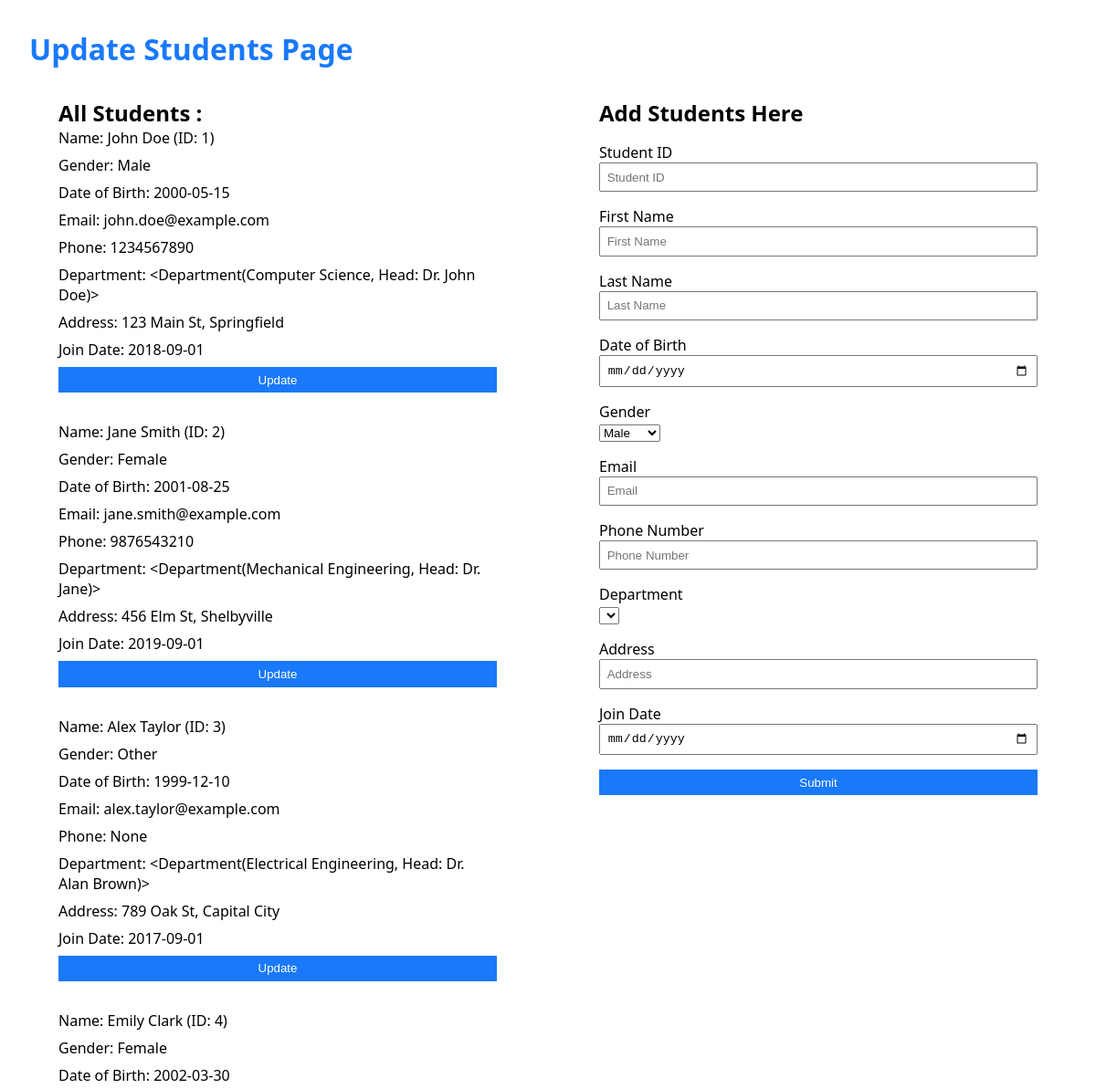
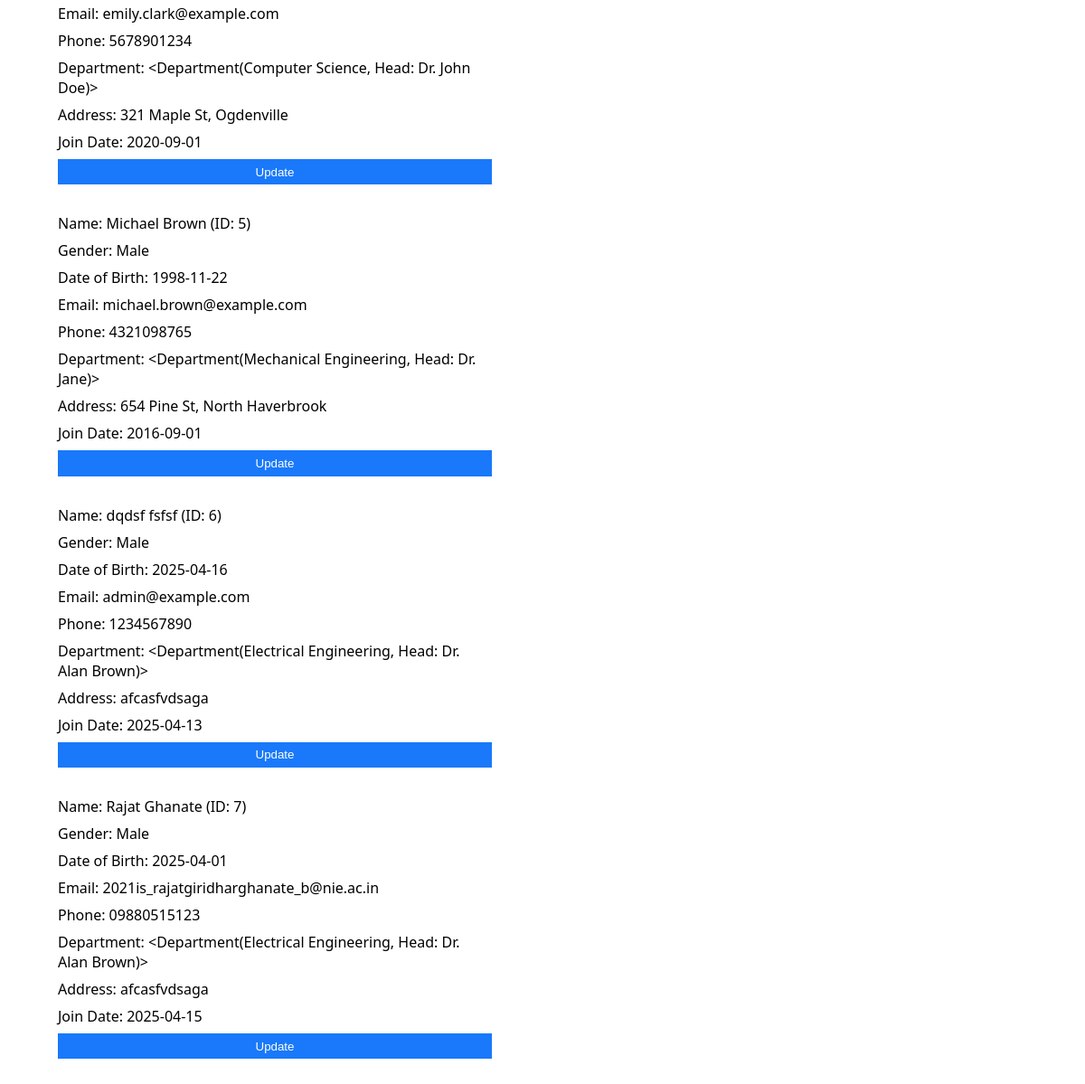
The page /students/ on the database its author committed (2 pictures, top to bottom).
### flask_server/university/models.py (models this page shows, shortened)
class Student(db.Model):
    __tablename__ = 'students'
    student_id = db.Column(db.Integer, primary_key=True, autoincrement=True)
    first_name = db.Column(db.String(123), nullable=False)
    last_name = db.Column(db.String(123), nullable=False)
    dob = db.Column(db.Date, nullable=False)
    gender = db.Column(
        db.String(6),
        db.CheckConstraint("gender IN ('Male', 'Female', 'Other')"),
        nullable=False,
    )
    email = db.Column(db.String(255), unique=True, nullable=False)
    phone_number = db.Column(db.String(15), nullable=True)
    department_id = db.Column(db.Integer, db.ForeignKey('departments.department_id'), nullable=False)
    address = db.Column(db.String(255), nullable=True)
    join_date = db.Column(db.Date, nullable=False, default=datetime.utcnow)
    department = relationship('Department', back_populates='students')

class Department(db.Model):
    __tablename__ = 'departments'
    department_id = db.Column(db.Integer, primary_key=True, autoincrement=True)
    department_name = db.Column(db.String(255), unique=True, nullable=False)
    head_of_department = db.Column(db.String(255), nullable=False)
    password = db.Column(db.String(255), nullable=True)  # <-- New column added
    students = relationship('Student', back_populates='department', lazy='dynamic')
    faculty = relationship('Faculty', back_populates='department', lazy='dynamic')
    courses = relationship('Course', back_populates='department', lazy='dynamic')
    def __repr__(self):
        return f"<Department({self.department_name}, Head: {self.head_of_department})>"

### flask_server/university/routes.py (the view, shortened to what this page needs)
@app.route("/students/", methods=['POST', 'GET'])
def students():
    students = Student.query.all()
    return render_template('dashboards/students.html', students=students)

### flask_server/templates/dashboards/students.html (shortened to what this page needs)
<!DOCTYPE html>
<html lang="en">
  <head>
  </head>
  <body>
    <h1>Update Students Page</h1>
    <main>
      <section class="all">
        <h2>All Students :</h2>
        <ul>
          {% for student in students %}
            <li>
              <p>Name: {{ student.first_name }} {{ student.last_name }} (ID: {{ student.student_id }})</p>
              <p>Gender: {{ student.gender }}</p>
              <p>Date of Birth: {{ student.dob }}</p>
              <p>Email: {{ student.email }}</p>
              <p>Phone: {{ student.phone_number }}</p>
              <p>Department: {{ student.department }}</p>
              <p>Address: {{ student.address }}</p>
              <p>Join Date: {{ student.join_date }}</p>
              <button>
                <a href="http://127.0.0.1:5000/students/update/{{ student.student_id }}">Update</a>
              </button>
            </li>
          {% endfor %}
        </ul>
      </section>
      <section>
        <h2>Add Students Here</h2>
        <form action="http://127.0.0.1:5000/students/" method="post">
          <div>
            <label for="student_id">Student ID</label>
            <br />
            <input type="number" name="student_id" placeholder="Student ID" value="{{ request.form['student_id'] }}" />
          </div>
          <div>
            <label for="first_name">First Name</label>
            <br />
            <input type="text" name="first_name" placeholder="First Name" value="{{ request.form['first_name'] }}" required />
          </div>
          <div>
            <label for="last_name">Last Name</label>
            <br />
            <input type="text" name="last_name" placeholder="Last Name" value="{{ request.form['last_name'] }}" required />
          </div>
          <div>
            <label for="dob">Date of Birth</label>
            <br />
            <input type="date" name="dob" value="{{ request.form['dob'] }}" required />
          </div>
          <div>
            <label for="gender">Gender</label>
            <br />
            <select name="gender" required>
              <option value="Male" {% if request.form['gender'] == 'Male' %} selected {% endif %}>Male</option>
            </select>
          </div>
          <div>
            <label for="email">Email</label>
            <br />
            <input type="email" name="email" placeholder="Email" value="{{ request.form['email'] }}" required />
          </div>
          <div>
            <label for="phone_number">Phone Number</label>
            <br />
            <input type="text" name="phone_number" placeholder="Phone Number" value="{{ request.form['phone_number'] }}" />
          </div>
          <div>
            <label for="department">Department</label>
            <br />
            <select name="department_id" required>
            </select>
          </div>
          <div>
            <label for="address">Address</label>
            <br />
            <input type="text" name="address" placeholder="Address" value="{{ request.form['address'] }}" />
          </div>
          <div>
            <label for="join_date">Join Date</label>
            <br />
            <input type="date" name="join_date" value="{{ request.form['join_date'] }}" required />
          </div>
          <button type="submit">Submit</button>
        </form>
      </section>
    </main>
  </body>
</html>

### flask_server/templates/dashboards/students.html (style rules this page uses)
* { box-sizing: border-box; padding: 0; margin: 0; }
body { padding: 2em; display: flex; flex-direction: column; min-height: 100vh; font-family: system-ui, -apple-system, BlinkMacSystemFont, 'Segoe UI', Roboto, Oxygen, Ubuntu, Cantarell, 'Open Sans', 'Helvetica Neue', sans-serif; }
section { padding: 2em; width: 100%; }
h1 { color: #1979fa; }
main { display: flex; gap: 48px; }
.all { max-height: 90vh; overflow: auto; }
.all ul { display: flex; flex-wrap: wrap; gap: 2em; }
form { display: flex; flex-direction: column; gap: 1em; padding: 1em 0em; }
a { text-decoration: none; color: inherit; }
button { background: #1979fa; color: white; padding: 0.5em; border: none; cursor: pointer; }
input { width: 100%; padding: 0.5em; }
li { display: grid; gap: 8px; }

### rows shown on the page
Student: first_name "John", last_name "Doe", student_id "1", gender "Male", dob "2000-05-15", email "john.doe@example.com", phone_number "1234567890", department "<Department(Computer Science, Head: Dr. John Doe)>", address "123 Main St, Springfield", join_date "2018-09-01"
Student: first_name "Jane", last_name "Smith", student_id "2", gender "Female", dob "2001-08-25", email "jane.smith@example.com", phone_number "9876543210", department "<Department(Mechanical Engineering, Head: Dr. Jane)>", address "456 Elm St, Shelbyville", join_date "2019-09-01"
Student: first_name "Alex", last_name "Taylor", student_id "3", gender "Other", dob "1999-12-10", email "alex.taylor@example.com", phone_number "None", department "<Department(Electrical Engineering, Head: Dr. Alan Brown)>", address "789 Oak St, Capital City", join_date "2017-09-01"
Student: first_name "Emily", last_name "Clark", student_id "4", gender "Female", dob "2002-03-30", email "emily.clark@example.com", phone_number "5678901234", department "<Department(Computer Science, Head: Dr. John Doe)>", address "321 Maple St, Ogdenville", join_date "2020-09-01"
Student: first_name "Michael", last_name "Brown", student_id "5", gender "Male", dob "1998-11-22", email "michael.brown@example.com", phone_number "4321098765", department "<Department(Mechanical Engineering, Head: Dr. Jane)>", address "654 Pine St, North Haverbrook", join_date "2016-09-01"
Student: first_name "dqdsf", last_name "fsfsf", student_id "6", gender "Male", dob "2025-04-16", email "admin@example.com", phone_number "1234567890", department "<Department(Electrical Engineering, Head: Dr. Alan Brown)>", address "afcasfvdsaga", join_date "2025-04-13"
Student: first_name "Rajat", last_name "Ghanate", student_id "7", gender "Male", dob "2025-04-01", email "2021is_rajatgiridharghanate_b@nie.ac.in", phone_number "09880515123", department "<Department(Electrical Engineering, Head: Dr. Alan Brown)>", address "afcasfvdsaga", join_date "2025-04-15"
